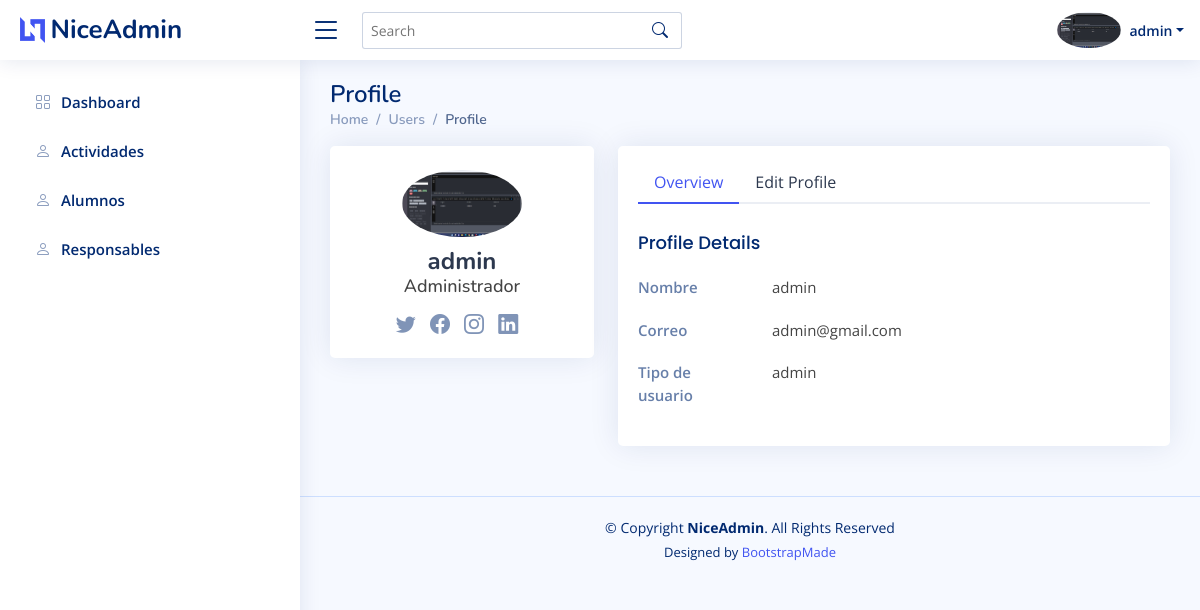
Page /admin/myProfile.php (signed in) on the committed database.
### tables this page shows
CREATE TABLE `adminsresponsables` (
  `id` int(11) NOT NULL,
  `nombre` varchar(200) NOT NULL,
  `correo` varchar(200) NOT NULL,
  `contrasena` varchar(200) NOT NULL,
  `tipo_usuario` varchar(200) NOT NULL DEFAULT 'usuario',
  `imgperfil` varchar(200) NOT NULL
);

### admin/myProfile.php (the view, shortened to what this page needs)
<!DOCTYPE html>
<html lang="en">
<head>
    <link href="../assets/vendor/bootstrap/css/bootstrap.min.css" rel="stylesheet">
    <link href="../assets/vendor/bootstrap-icons/bootstrap-icons.css" rel="stylesheet">
    <link href="../assets/vendor/boxicons/css/boxicons.min.css" rel="stylesheet">
    <link href="../assets/vendor/quill/quill.snow.css" rel="stylesheet">
    <link href="../assets/vendor/quill/quill.bubble.css" rel="stylesheet">
    <link href="../assets/vendor/remixicon/remixicon.css" rel="stylesheet">
    <link href="../assets/vendor/simple-datatables/style.css" rel="stylesheet">
    <link href="../assets/css/style.css" rel="stylesheet">
</head>
<body>
    <?php
    @include '../config.php';
    $id_admin = $_SESSION['id_admin'];
    $sql = "SELECT id, nombre, correo, tipo_usuario,imgperfil FROM adminsresponsables WHERE id = ?";
    $stmt = $conn->prepare($sql);
    $stmt->bind_param("i", $id_admin);
    $stmt->execute();
    $stmt->bind_result($id, $nombre, $correo, $tipo_usuario, $imgperfil);
    ?>
    <header id="header" class="header fixed-top d-flex align-items-center">
        <div class="d-flex align-items-center justify-content-between">
            <a href="index.html" class="logo d-flex align-items-center">
                <img src="../assets/img/logo.png" alt="">
                <span class="d-none d-lg-block">NiceAdmin</span>
            </a>
            <i class="bi bi-list toggle-sidebar-btn"></i>
        </div>
        <div class="search-bar">
            <form class="search-form d-flex align-items-center" method="POST" action="#">
                <input type="text" name="query" placeholder="Search" title="Enter search keyword">
                <button type="submit" title="Search"><i class="bi bi-search"></i></button>
            </form>
        </div>
        <nav class="header-nav ms-auto">
            <ul class="d-flex align-items-center">
                <li class="nav-item dropdown pe-3">
                    <a class="nav-link nav-profile d-flex align-items-center pe-0" href="#" data-bs-toggle="dropdown">
                        <img src="../admin/imgperfila/<?php echo $imgperfil; ?>" alt="Profile" class="rounded-circle">
                        <span class="d-none d-md-block dropdown-toggle ps-2"><?php echo $nombre; ?></span>
                    </a>
                </li>
            </ul>
        </nav>
    </header>
    <aside id="sidebar" class="sidebar">
        <ul class="sidebar-nav" id="sidebar-nav">
            <li class="nav-item">
                <a class="nav-link collapsed" href="../admin_page.php">
                    <i class="bi bi-grid"></i>
                    <span>Dashboard</span>
                </a>
            </li>
            <li class="nav-item">
                <a class="nav-link collapsed" href="actividades.php">
                    <i class="bi bi-person"></i>
                    <span>Actividades</span>
                </a>
            </li>
            <li class="nav-item">
                <a class="nav-link collapsed" href="alumnos.php">
                    <i class="bi bi-person"></i>
                    <span>Alumnos</span>
                </a>
            </li>
            <li class="nav-item">
                <a class="nav-link collapsed" href="responsables.php">
                    <i class="bi bi-person"></i>
                    <span>Responsables</span>
                </a>
            </li>
        </ul>
    </aside>
    <main id="main" class="main">
        <div class="pagetitle">
            <h1>Profile</h1>
            <nav>
                <ol class="breadcrumb">
                    <li class="breadcrumb-item"><a href="../admin_page.php">Home</a></li>
                    <li class="breadcrumb-item">Users</li>
                    <li class="breadcrumb-item active">Profile</li>
                </ol>
            </nav>
        </div>
        <section class="section profile">
            <div class="row">
                <div class="col-xl-4">
                    <div class="card">
                        <div class="card-body profile-card pt-4 d-flex flex-column align-items-center">
                            <img src="../admin/imgperfila/<?php echo $imgperfil; ?>" alt="Profile" class="rounded-circle">
                            <h2><?php echo $nombre; ?></h2>
                            <h3>Administrador</h3>
                            <div class="social-links mt-2">
                                <a href="#" class="twitter"><i class="bi bi-twitter"></i></a>
                                <a href="#" class="facebook"><i class="bi bi-facebook"></i></a>
                                <a href="#" class="instagram"><i class="bi bi-instagram"></i></a>
                                <a href="#" class="linkedin"><i class="bi bi-linkedin"></i></a>
                            </div>
                        </div>
                    </div>
                </div>
                <div class="col-xl-8">
                    <div class="card">
                        <div class="card-body pt-3">
                            <ul class="nav nav-tabs nav-tabs-bordered">
                                <li class="nav-item">
                                    <button class="nav-link active" data-bs-toggle="tab" data-bs-target="#profile-overview">Overview</button>
                                </li>
                                <li class="nav-item">
                                    <button class="nav-link" data-bs-toggle="tab" data-bs-target="#profile-edit">Edit Profile</button>
                                </li>
                            </ul>
                            <div class="tab-content pt-2">
                                <div class="tab-pane fade show active profile-overview" id="profile-overview">
                                    <h5 class="card-title">Profile Details</h5>
                                    <div class="row">
                                        <div class="col-lg-3 col-md-4 label ">Nombre</div>
                                        <div class="col-lg-9 col-md-8"><?php echo $nombre; ?></div>
                                    </div>
                                    <div class="row">
                                        <div class="col-lg-3 col-md-4 label">Correo</div>
                                        <div class="col-lg-9 col-md-8"> <?php echo $correo; ?></div>
                                    </div>
                                    <div class="row">
                                        <div class="col-lg-3 col-md-4 label">Tipo de usuario</div>
                                        <div class="col-lg-9 col-md-8"><?php echo $tipo_usuario; ?></div>
                                    </div>
                                </div>
                            </div>
                        </div>
                    </div>
                </div>
            </div>
        </section>
    </main>
    <footer id="footer" class="footer">
        <div class="copyright">
            &copy; Copyright <strong><span>NiceAdmin</span></strong>. All Rights Reserved
        </div>
        <div class="credits">
            Designed by <a href="https://bootstrapmade.com/">BootstrapMade</a>
        </div>
    </footer>
</body>
</html>

### assets/css/style.css (style rules this page uses)
:root { scroll-behavior: smooth; }
body { font-family: "Open Sans", sans-serif; background: #f6f9ff; color: #444444; }
a { color: #4154f1; text-decoration: none; }
h1, h2, h3, h4, h5, h6 { font-family: "Nunito", sans-serif; }
#main { margin-top: 60px; padding: 20px 30px; transition: all 0.3s; }
.pagetitle { margin-bottom: 10px; }
.pagetitle h1 { font-size: 24px; margin-bottom: 0; font-weight: 600; color: #012970; }
.card { margin-bottom: 30px; border: none; border-radius: 5px; box-shadow: 0px 0 30px rgba(1, 41, 112, 0.1); }
.card-title { padding: 20px 0 15px 0; font-size: 18px; font-weight: 500; color: #012970; font-family: "Poppins", sans-serif; }
.card-body { padding: 0 20px 20px 20px; }
.breadcrumb { font-size: 14px; font-family: "Nunito", sans-serif; color: #899bbd; font-weight: 600; }
.breadcrumb a { color: #899bbd; transition: 0.3s; }
.breadcrumb .breadcrumb-item::before { color: #899bbd; }
.breadcrumb .active { color: #51678f; font-weight: 600; }
.nav-tabs-bordered { border-bottom: 2px solid #ebeef4; }
.nav-tabs-bordered .nav-link { margin-bottom: -2px; border: none; color: #2c384e; }
.nav-tabs-bordered .nav-link.active { background-color: #fff; color: #4154f1; border-bottom: 2px solid #4154f1; }
.logo { line-height: 1; }
@media (min-width: 1200px) { .logo { width: 280px; } }
.logo img { max-height: 26px; margin-right: 6px; }
.logo span { font-size: 26px; font-weight: 700; color: #012970; font-family: "Nunito", sans-serif; }
.header { transition: all 0.5s; z-index: 997; height: 60px; box-shadow: 0px 2px 20px rgba(1, 41, 112, 0.1); background-color: #fff; padding-left: 20px; }
.header .toggle-sidebar-btn { font-size: 32px; padding-left: 10px; cursor: pointer; color: #012970; }
.header .search-bar { min-width: 360px; padding: 0 20px; }
.header .search-form { width: 100%; }
.header .search-form input { border: 0; font-size: 14px; color: #012970; border: 1px solid rgba(1, 41, 112, 0.2); padding: 7px 38px 7px 8px; border-radius: 3px; transition: 0.3s; width: 100%; }
.header .search-form button { border: 0; padding: 0; margin-left: -30px; background: none; }
.header .search-form button i { color: #012970; }
.header-nav ul { list-style: none; }
.header-nav>ul { margin: 0; padding: 0; }
.header-nav .nav-profile { color: #012970; }
.header-nav .nav-profile img { max-height: 36px; }
.header-nav .nav-profile span { font-size: 14px; font-weight: 600; }
.sidebar { position: fixed; top: 60px; left: 0; bottom: 0; width: 300px; z-index: 996; transition: all 0.3s; padding: 20px; overflow-y: auto; scrollbar-width: thin; scrollbar-color: #aab7cf transparent; box-shadow: 0px 0px 20px rgba(1, 41, 112, 0.1); background-color: #fff; }
@media (min-width: 1200px) { #main, #footer { margin-left: 300px; } }
.sidebar-nav { padding: 0; margin: 0; list-style: none; }
.sidebar-nav li { padding: 0; margin: 0; list-style: none; }
.sidebar-nav .nav-item { margin-bottom: 5px; }
.sidebar-nav .nav-link { display: flex; align-items: center; font-size: 15px; font-weight: 600; color: #4154f1; transition: 0.3; background: #f6f9ff; padding: 10px 15px; border-radius: 4px; }
.sidebar-nav .nav-link i { font-size: 16px; margin-right: 10px; color: #4154f1; }
.sidebar-nav .nav-link.collapsed { color: #012970; background: #fff; }
.sidebar-nav .nav-link.collapsed i { color: #899bbd; }
.profile .profile-card img { max-width: 120px; }
.profile .profile-card h2 { font-size: 24px; font-weight: 700; color: #2c384e; margin: 10px 0 0 0; }
.profile .profile-card h3 { font-size: 18px; }
.profile .profile-card .social-links a { font-size: 20px; display: inline-block; color: rgba(1, 41, 112, 0.5); line-height: 0; margin-right: 10px; transition: 0.3s; }
.profile .profile-overview .row { margin-bottom: 20px; font-size: 15px; }
.profile .profile-overview .card-title { color: #012970; }
.profile .profile-overview .label { font-weight: 600; color: rgba(1, 41, 112, 0.6); }
.footer { padding: 20px 0; font-size: 14px; transition: all 0.3s; border-top: 1px solid #cddfff; }
.footer .copyright { text-align: center; color: #012970; }
.footer .credits { padding-top: 5px; text-align: center; font-size: 13px; color: #012970; }

### rows in the picture
adminsresponsables: imgperfil (picture), nombre "admin", correo "admin@gmail.com", tipo_usuario "admin"
